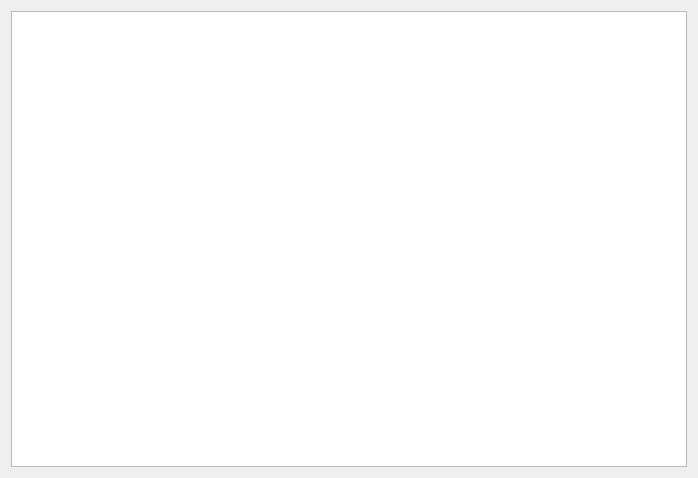
<?xml version="1.0" encoding="UTF-8"?>
<ui version="4.0">
 <class>FilterEditorDialog</class>
 <widget class="QDialog" name="FilterEditorDialog">
  <property name="windowModality">
   <enum>Qt::ApplicationModal</enum>
  </property>
  <property name="geometry">
   <rect>
    <x>0</x>
    <y>0</y>
    <width>698</width>
    <height>478</height>
   </rect>
  </property>
  <property name="windowTitle">
   <string>Advanced Filter</string>
  </property>
  <property name="modal">
   <bool>true</bool>
  </property>
  <layout class="QHBoxLayout" name="horizontalLayout">
   <item>
    <widget class="QTreeView" name="treeView">
     <property name="editTriggers">
      <set>QAbstractItemView::DoubleClicked|QAbstractItemView::EditKeyPressed|QAbstractItemView::SelectedClicked</set>
     </property>
     <property name="alternatingRowColors">
      <bool>true</bool>
     </property>
     <attribute name="headerVisible">
      <bool>false</bool>
     </attribute>
    </widget>
   </item>
  </layout>
 </widget>
 <resources/>
 <connections/>
</ui>
